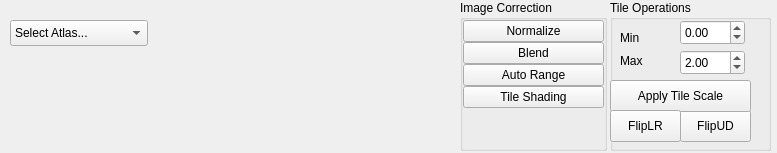
<?xml version="1.0" encoding="UTF-8"?>
<ui version="4.0">
 <class>Form</class>
 <widget class="QWidget" name="Form">
  <property name="geometry">
   <rect>
    <x>0</x>
    <y>0</y>
    <width>777</width>
    <height>153</height>
   </rect>
  </property>
  <property name="windowTitle">
   <string>Form</string>
  </property>
  <widget class="QGroupBox" name="groupBox">
   <property name="geometry">
    <rect>
     <x>610</x>
     <y>0</y>
     <width>161</width>
     <height>151</height>
    </rect>
   </property>
   <property name="title">
    <string>Tile Operations</string>
   </property>
   <widget class="QPushButton" name="mosaicFlipUDBtn">
    <property name="geometry">
     <rect>
      <x>70</x>
      <y>110</y>
      <width>71</width>
      <height>32</height>
     </rect>
    </property>
    <property name="text">
     <string>FlipUD</string>
    </property>
   </widget>
   <widget class="QDoubleSpinBox" name="mosaicDisplayMin">
    <property name="geometry">
     <rect>
      <x>70</x>
      <y>20</y>
      <width>65</width>
      <height>25</height>
     </rect>
    </property>
    <property name="minimum">
     <double>-1.000000000000000</double>
    </property>
    <property name="maximum">
     <double>65000.000000000000000</double>
    </property>
    <property name="singleStep">
     <double>0.250000000000000</double>
    </property>
   </widget>
   <widget class="QPushButton" name="mosaicApplyScaleBtn">
    <property name="geometry">
     <rect>
      <x>0</x>
      <y>80</y>
      <width>141</width>
      <height>32</height>
     </rect>
    </property>
    <property name="text">
     <string>Apply Tile Scale</string>
    </property>
   </widget>
   <widget class="QLabel" name="label_2">
    <property name="geometry">
     <rect>
      <x>10</x>
      <y>30</y>
      <width>62</width>
      <height>16</height>
     </rect>
    </property>
    <property name="text">
     <string>Min</string>
    </property>
   </widget>
   <widget class="QLabel" name="label">
    <property name="geometry">
     <rect>
      <x>10</x>
      <y>50</y>
      <width>50</width>
      <height>21</height>
     </rect>
    </property>
    <property name="sizePolicy">
     <sizepolicy hsizetype="Minimum" vsizetype="Preferred">
      <horstretch>100</horstretch>
      <verstretch>0</verstretch>
     </sizepolicy>
    </property>
    <property name="text">
     <string>Max</string>
    </property>
   </widget>
   <widget class="QDoubleSpinBox" name="mosaicDisplayMax">
    <property name="geometry">
     <rect>
      <x>70</x>
      <y>50</y>
      <width>65</width>
      <height>25</height>
     </rect>
    </property>
    <property name="maximum">
     <double>65536.000000000000000</double>
    </property>
    <property name="singleStep">
     <double>0.250000000000000</double>
    </property>
    <property name="value">
     <double>2.000000000000000</double>
    </property>
   </widget>
   <widget class="QPushButton" name="mosaicFlipLRBtn">
    <property name="geometry">
     <rect>
      <x>0</x>
      <y>110</y>
      <width>71</width>
      <height>32</height>
     </rect>
    </property>
    <property name="text">
     <string>FlipLR</string>
    </property>
   </widget>
  </widget>
  <widget class="QGroupBox" name="groupBox_2">
   <property name="geometry">
    <rect>
     <x>460</x>
     <y>0</y>
     <width>147</width>
     <height>151</height>
    </rect>
   </property>
   <property name="sizePolicy">
    <sizepolicy hsizetype="Preferred" vsizetype="Preferred">
     <horstretch>10</horstretch>
     <verstretch>0</verstretch>
    </sizepolicy>
   </property>
   <property name="title">
    <string>Image Correction</string>
   </property>
   <layout class="QVBoxLayout" name="verticalLayout">
    <property name="spacing">
     <number>0</number>
    </property>
    <property name="margin">
     <number>0</number>
    </property>
    <item>
     <widget class="QPushButton" name="normalizeBtn">
      <property name="text">
       <string>Normalize</string>
      </property>
     </widget>
    </item>
    <item>
     <widget class="QPushButton" name="blendBtn">
      <property name="text">
       <string>Blend</string>
      </property>
     </widget>
    </item>
    <item>
     <widget class="QPushButton" name="autoRangeBtn">
      <property name="text">
       <string>Auto Range</string>
      </property>
     </widget>
    </item>
    <item>
     <widget class="QPushButton" name="tileShadingBtn">
      <property name="text">
       <string>Tile Shading</string>
      </property>
     </widget>
    </item>
    <item>
     <spacer name="verticalSpacer_2">
      <property name="orientation">
       <enum>Qt::Vertical</enum>
      </property>
      <property name="sizeHint" stdset="0">
       <size>
        <width>20</width>
        <height>40</height>
       </size>
      </property>
     </spacer>
    </item>
   </layout>
  </widget>
  <widget class="QFrame" name="frame_3">
   <property name="geometry">
    <rect>
     <x>10</x>
     <y>10</y>
     <width>441</width>
     <height>137</height>
    </rect>
   </property>
   <property name="sizePolicy">
    <sizepolicy hsizetype="Preferred" vsizetype="Preferred">
     <horstretch>100</horstretch>
     <verstretch>0</verstretch>
    </sizepolicy>
   </property>
   <widget class="QComboBox" name="atlasCombo">
    <property name="geometry">
     <rect>
      <x>0</x>
      <y>10</y>
      <width>138</width>
      <height>26</height>
     </rect>
    </property>
    <item>
     <property name="text">
      <string>Select Atlas...</string>
     </property>
    </item>
   </widget>
  </widget>
 </widget>
 <resources/>
 <connections/>
</ui>
